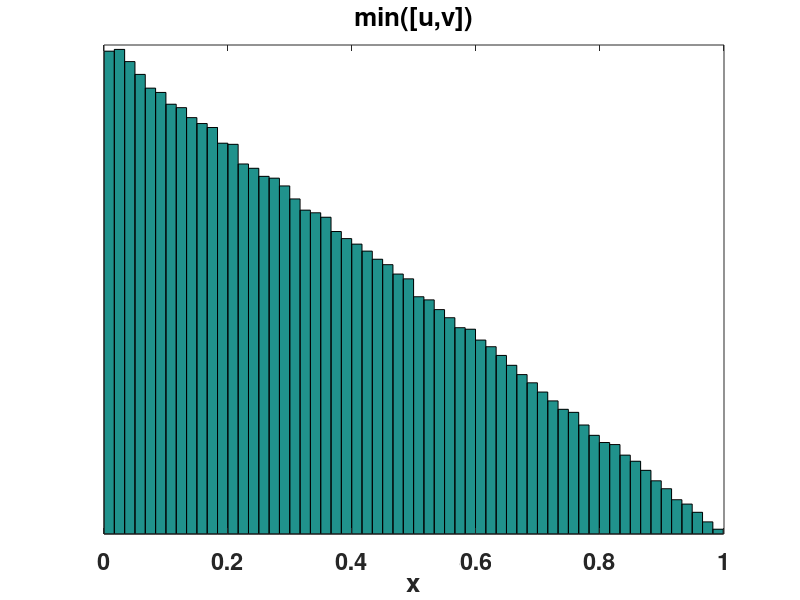
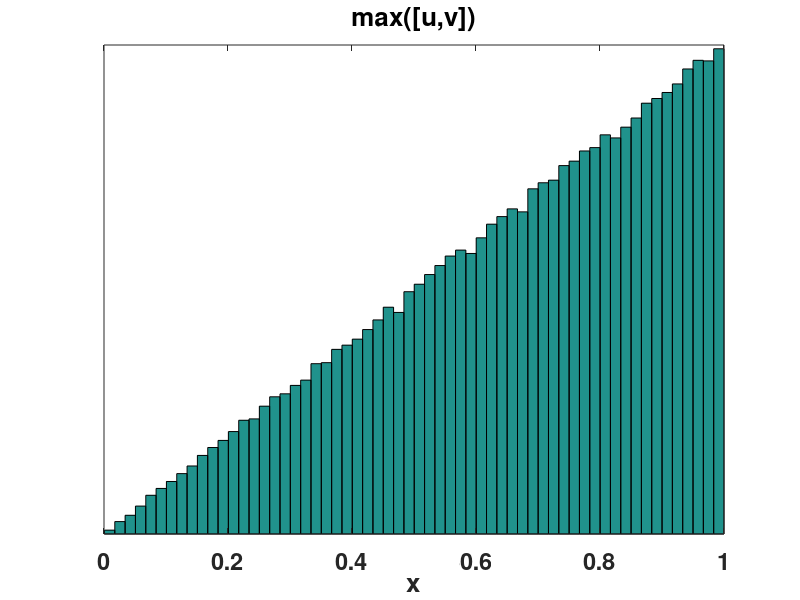
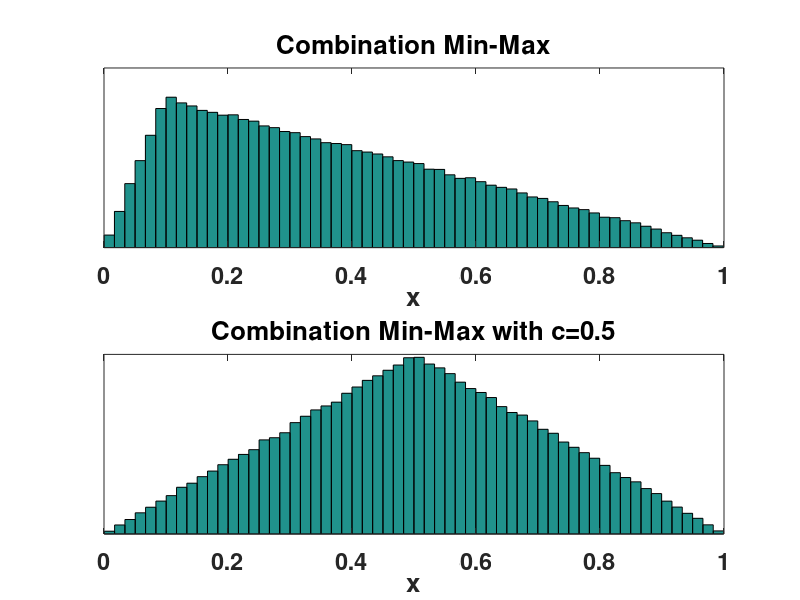

Write MATLAB code to recreate these figures, in order.
%%%%%%%%%%%%%%%%%%%%%%%%%%%%%%%%%%%%%%%%%%%%%%%%%
%%%% Sampling Triangular and Linear Densities %%%
%%%%%%%%%%%%%%%%%%%%%%%%%%%%%%%%%%%%%%%%%%%%%%%%%
clear all
close all
clc
%%%%%%%%
%%%%%%%% %%%%%%%% %%%%%%%% %%%%%%%% %%%%%%%% %%%%%%%% %%%%%%%% %%%%%%%% %%%
disp(' ')
disp('-------------------------------------------------')
disp(' ')
disp('     Sampling Triangular and Linear Densities ')
disp('   (using two independent samples from U([0,1]))')
disp(' ')
disp('-------------------------------------------------')
%%%%%%%% %%%%%%%% %%%%%%%% %%%%%%%% %%%%%%%% %%%%%%%% %%%%%%%% %%%%%%%% %%% 
c=0.1; %%% aux paramater
Number_of_samples=300000; %%% number of desired samples
disp(' ')
disp([' Number of drawn samples = ',num2str(Number_of_samples)])
disp([' c = ',num2str(c)])
disp(' ')
disp(' 1- pdf obtained by: min([u v])')
disp(' 2- pdf obtained by: max([u v])')
disp(' 3- pdf obtained by: (1-c)*min([u v])+c*max([u v])')
disp(' 4- pdf obtained by: 0.5*min([u v])+0.5*max([u v])')
disp(' ')
disp(' where u,v~ U([0,1])')
disp(' ')
%%%%%%%%%%%%%%%%%%%%%%%%%%%%%%%%%%%%%%%%
%%%%% START - MAIN LOOP       %%%%%%%%%%
%%%%%%%%%%%%%%%%%%%%%%%%%%%%%%%%%%%%%%%%
for i=1:Number_of_samples
u=rand(1,1);
v=rand(1,1);
%%%
MIN_u_v(i)=min([u v]);
%%%
MAX_u_v(i)=max([u v]);
%%%
combination_MIN_MAX(i)=(1-c)*min([u v])+c*max([u v]);
%%%
combination_MIN_MAX_other(i)=0.5*min([u v])+0.5*max([u v]);
%%%
end
%%%%%%%%% end main loop
%%%%%%%%%%%%%%%%%%%%%%%%%%%%%%%%%%%%%%%%%%%%%%%%%%%%%%%%%%%%%%%%%%%%%%%%%%%
%%%%%%%%%%%%% PLOT %%%%%%%%%%%%%%%%%%%%%%%%%%%%%%%%%%%%%%%%%%%%%%%%%%%%%%%%
figure
hist(MIN_u_v,60) 
set(gca,'YTick',[])
set(gca,'FontWeight','Bold','FontSize',17)
title('min([u,v])')
xlabel('x')
%%%%%%%%%%%%%%%%%%%%%%%%%%%%%%%%%%%%
figure
hist(MAX_u_v,60) 
set(gca,'YTick',[])
set(gca,'FontWeight','Bold','FontSize',17)
title('max([u,v])')
xlabel('x')
%%%%%%%%%%%%%%%%%%%%%%%%%%%%%%%%%%%%
figure
subplot(2,1,1)
hist(combination_MIN_MAX,60)
set(gca,'YTick',[])
set(gca,'FontWeight','Bold','FontSize',17)
title('Combination Min-Max')
xlabel('x')
%%%
subplot(2,1,2)
hist(combination_MIN_MAX_other,60)
set(gca,'YTick',[])
set(gca,'FontWeight','Bold','FontSize',17)
title('Combination Min-Max with c=0.5')
xlabel('x')
%%%%%%%%%%%%%%%%%%%%%%%%%%%%%%%%%%%%%%%%%%%%%%%%%%%%%%%%%%%%%%%%%%%%%%%%%%%
